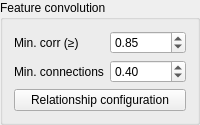
                          <widget class="QGroupBox" name="groupFeaturesUntargeted">
                           <property name="title">
                            <string>Feature convolution</string>
                           </property>
                           <property name="checkable">
                            <bool>false</bool>
                           </property>
                           <layout class="QGridLayout" name="gridLayout_26">
                            <item row="1" column="0">
                             <widget class="QLabel" name="label_46">
                              <property name="text">
                               <string>Min. corr (≥)</string>
                              </property>
                             </widget>
                            </item>
                            <item row="1" column="1">
                             <widget class="QDoubleSpinBox" name="minCorrelation">
                              <property name="minimum">
                               <double>-1.000000000000000</double>
                              </property>
                              <property name="maximum">
                               <double>1.000000000000000</double>
                              </property>
                              <property name="singleStep">
                               <double>0.050000000000000</double>
                              </property>
                              <property name="value">
                               <double>0.850000000000000</double>
                              </property>
                             </widget>
                            </item>
                            <item row="3" column="0" colspan="2">
                             <widget class="QPushButton" name="relationshipConfig">
                              <property name="text">
                               <string>Relationship configuration</string>
                              </property>
                             </widget>
                            </item>
                            <item row="2" column="0">
                             <widget class="QLabel" name="label">
                              <property name="text">
                               <string>Min. connections</string>
                              </property>
                             </widget>
                            </item>
                            <item row="2" column="1">
                             <widget class="QDoubleSpinBox" name="minCorrelationConnections">
                              <property name="maximum">
                               <double>1.000000000000000</double>
                              </property>
                              <property name="singleStep">
                               <double>0.100000000000000</double>
                              </property>
                              <property name="value">
                               <double>0.400000000000000</double>
                              </property>
                             </widget>
                            </item>
                           </layout>
                          </widget>
